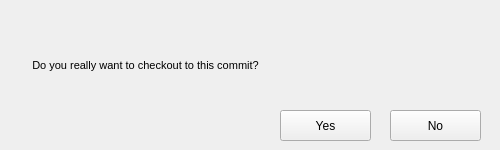
<?xml version="1.0" encoding="UTF-8"?>
<ui version="4.0">
 <class>Form</class>
 <widget class="QWidget" name="Form">
  <property name="geometry">
   <rect>
    <x>0</x>
    <y>0</y>
    <width>500</width>
    <height>150</height>
   </rect>
  </property>
  <property name="windowTitle">
   <string>Form</string>
  </property>
  <widget class="QPushButton" name="ok_button">
   <property name="geometry">
    <rect>
     <x>280</x>
     <y>110</y>
     <width>91</width>
     <height>31</height>
    </rect>
   </property>
   <property name="text">
    <string>Yes</string>
   </property>
  </widget>
  <widget class="QPushButton" name="cancel_button">
   <property name="geometry">
    <rect>
     <x>390</x>
     <y>110</y>
     <width>91</width>
     <height>31</height>
    </rect>
   </property>
   <property name="text">
    <string>No</string>
   </property>
  </widget>
  <widget class="QLabel" name="label">
   <property name="geometry">
    <rect>
     <x>20</x>
     <y>30</y>
     <width>251</width>
     <height>71</height>
    </rect>
   </property>
   <property name="font">
    <font>
     <pointsize>22</pointsize>
     <weight>50</weight>
     <italic>false</italic>
     <bold>false</bold>
     <underline>false</underline>
     <strikeout>false</strikeout>
    </font>
   </property>
   <property name="text">
    <string>&lt;!DOCTYPE HTML PUBLIC &quot;-//W3C//DTD HTML 4.0//EN&quot; &quot;http://www.w3.org/TR/REC-html40/strict.dtd&quot;&gt;
&lt;html&gt;&lt;head&gt;&lt;meta name=&quot;qrichtext&quot; content=&quot;1&quot; /&gt;&lt;style type=&quot;text/css&quot;&gt;
p, li { white-space: pre-wrap; }
&lt;/style&gt;&lt;/head&gt;&lt;body style=&quot; font-family:'MS Shell Dlg 2'; font-size:8pt; font-weight:400; font-style:normal;&quot;&gt;
&lt;p align=&quot;center&quot; style=&quot; margin-top:12px; margin-bottom:12px; margin-left:0px; margin-right:0px; -qt-block-indent:0; text-indent:0px;&quot;&gt;Do you really want to checkout to this commit?&lt;/p&gt;&lt;/body&gt;&lt;/html&gt;</string>
   </property>
   <property name="textFormat">
    <enum>Qt::AutoText</enum>
   </property>
   <property name="alignment">
    <set>Qt::AlignCenter</set>
   </property>
  </widget>
 </widget>
 <resources/>
 <connections/>
</ui>
